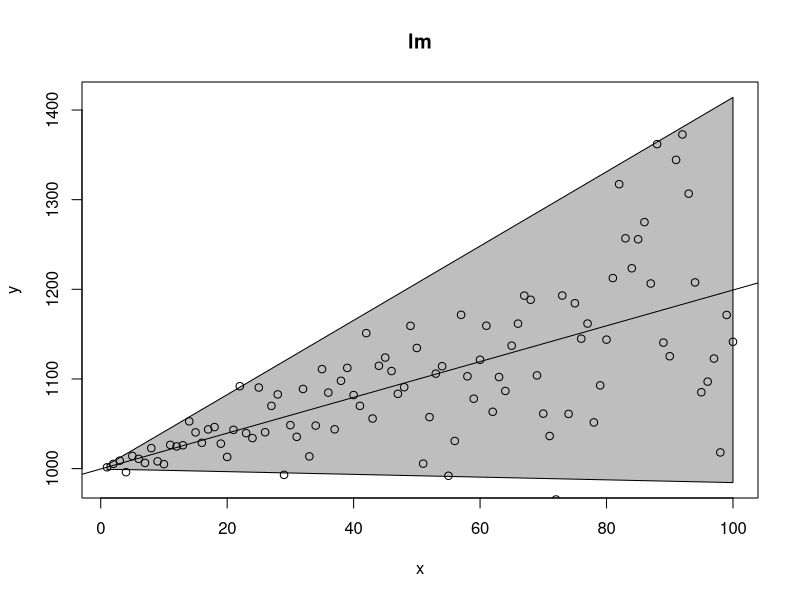
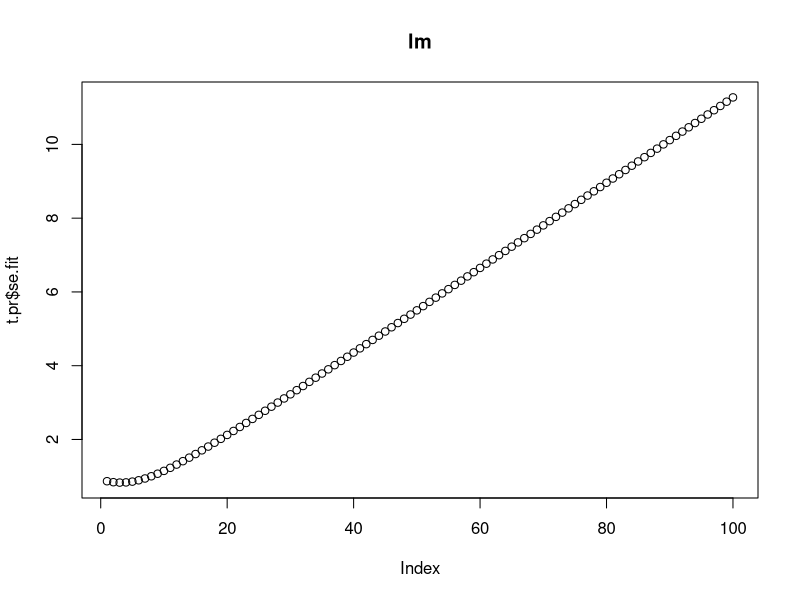
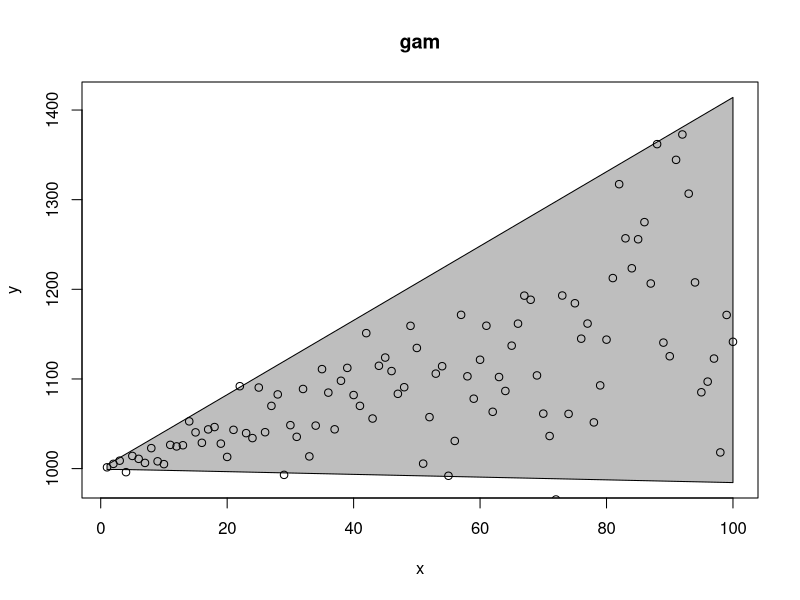
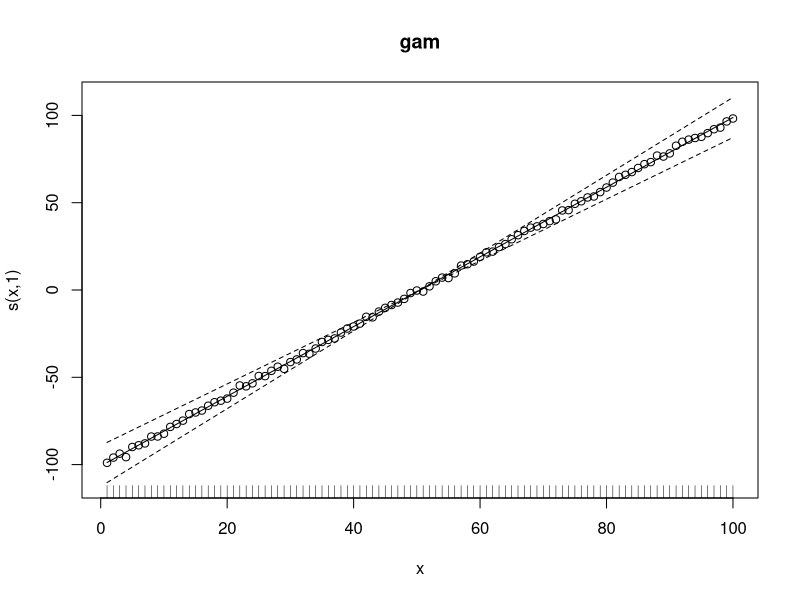
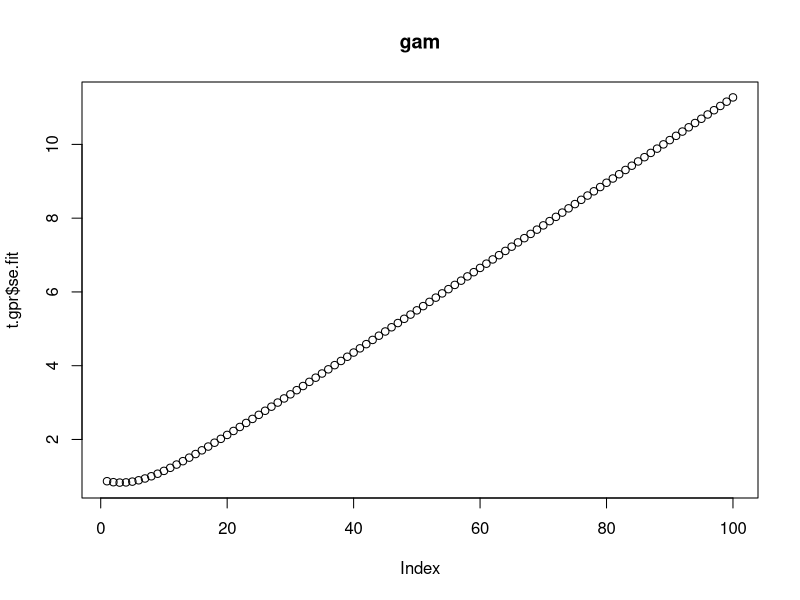
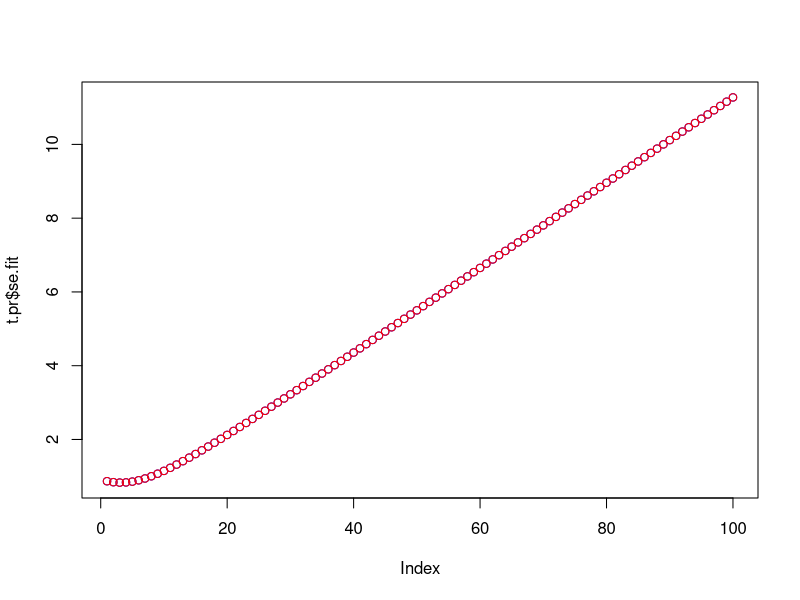

Recreate these plots in R, in order.
###########################################################################
## gam-weights.R
library(mgcv)

## test data with constant variation coefficient
n <- 100
x <- 1:n
y <- 1000+2*x+rnorm(n,sd=x)
xy <- data.frame(x,y)


## lm prediction intervalls are as expected:
t.lm <- lm(y~x, weight=1/x^2, dat=xy)

summary(t.lm)
## Weighted Residuals:
##      Min       1Q   Median       3Q      Max
## -2.92176 -0.50026 -0.04489  0.70317  2.31704

## Coefficients:
##             Estimate Std. Error t value Pr(>|t|)
## (Intercept) 999.1371     0.8878 1125.35   <2e-16 ***
## x             2.0171     0.1135   17.77   <2e-16 ***
## ---
## Signif. codes:  0 '***' 0.001 '**' 0.01 '*' 0.05 '.' 0.1 ' ' 1

## Residual standard error: 1.038 on 98 degrees of freedom
## Multiple R-squared: 0.7631,	Adjusted R-squared: 0.760


t.pr <- predict(t.lm,se.fit=T)
t.VC <- mad(resid(t.lm)/xy$x)*(n-1)/(n-2)

t.PI <- data.frame(x=c(xy$x,
                     rev(xy$x)),
                   y=c(t.pr$fit+2*sqrt((xy$x*t.VC)^2+(t.pr$se)^2),
                     rev(t.pr$fit-2*sqrt((xy$x*t.VC)^2+(t.pr$se)^2))))
windows()
plot(t.PI,type="n", main = "lm")
polygon(t.PI,col="gray")
points(xy)
abline(t.lm)
## QED

## se are a smooth function of x
windows()
plot(t.pr$se.fit, main = "lm")
## QED


##################################################################
## and now the same thing with gam

## prior weights = case weights = weights used in lm()
t.gam <- gam(y ~ s(x),
             weight=1/x^2,
             dat=xy)

summary(t.gam)
## Parametric coefficients:
##             Estimate Std. Error t value Pr(>|t|)
## (Intercept) 1101.002      5.434   202.6   <2e-16 ***
## ---
## Signif. codes:  0 '***' 0.001 '**' 0.01 '*' 0.05 '.' 0.1 ' ' 1

## Approximate significance of smooth terms:
##      edf Ref.df     F p-value
## s(x)   1      1 315.7  <2e-16 ***
## ---
## Signif. codes:  0 '***' 0.001 '**' 0.01 '*' 0.05 '.' 0.1 ' ' 1

## R-sq.(adj) =   0.34   Deviance explained = 76.3%
## GCV score = 1.0987  Scale est. = 1.0767    n = 100

## But multiplying weights by 100 gives a scale est.
## which is 100 times larger -> scale are resid * weights
## -> scale weights so that good observations have weight = 1

summary(gam(y ~ s(x),
            weight=100/x^2,
            dat=xy))

t.gpr <- predict(t.gam,se.fit=T)
cbind(t.pr$se.fit, t.gpr$se.fit)
## lm() and gam() are identical!!!!

t.gVC <- mad(resid(t.gam, type = "response")/xy$x)*(n-1)/(n-2)
cbind(t.VC, t.gVC)
## lm() and gam() are identical!!!

##
t.gPI <- data.frame(x=c(xy$x,
                    rev(xy$x)),
                    y=c(t.gpr$fit+2*sqrt((xy$x*t.gVC)^2+(t.gpr$se)^2),
                    rev(t.gpr$fit-2*sqrt((xy$x*t.gVC)^2+(t.gpr$se)^2))))

windows()
plot(t.gPI, type="n", main="gam")
polygon(t.gPI,col="gray")
points(xy)

windows()
plot(t.gam, residuals = TRUE, pch=1, main="gam")


## prediction interval
windows()
plot(t.gpr$se.fit, main="gam")


windows()
plot(t.pr$se.fit, col = "blue")
points(t.gpr$se.fit, col = "red")
## Lines lie on top of each other!!!
